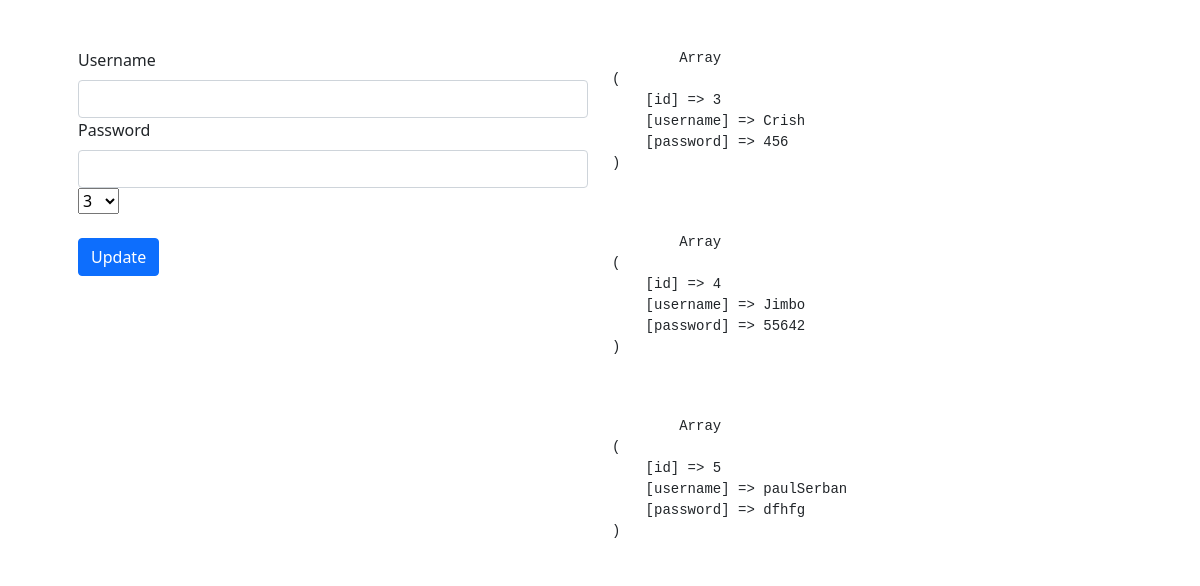
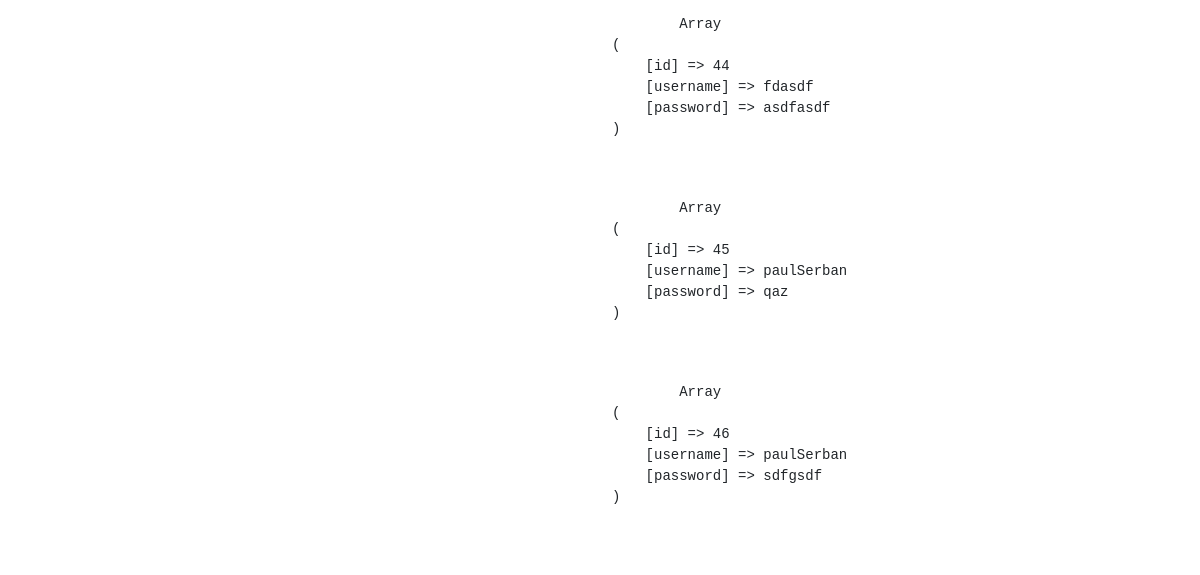
Page /php/src/pages/login_update.php on the earlier database version (2 pictures, top to bottom).
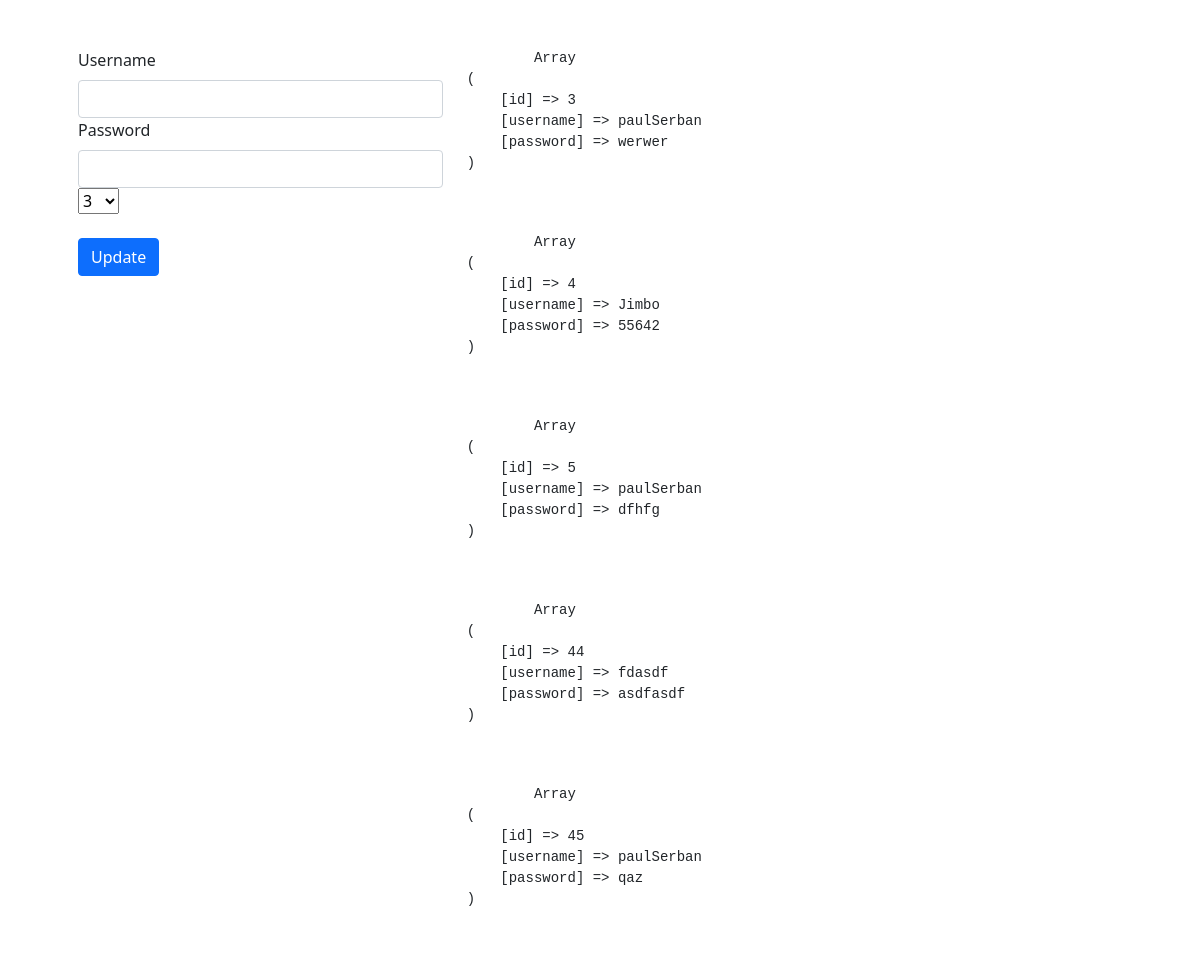
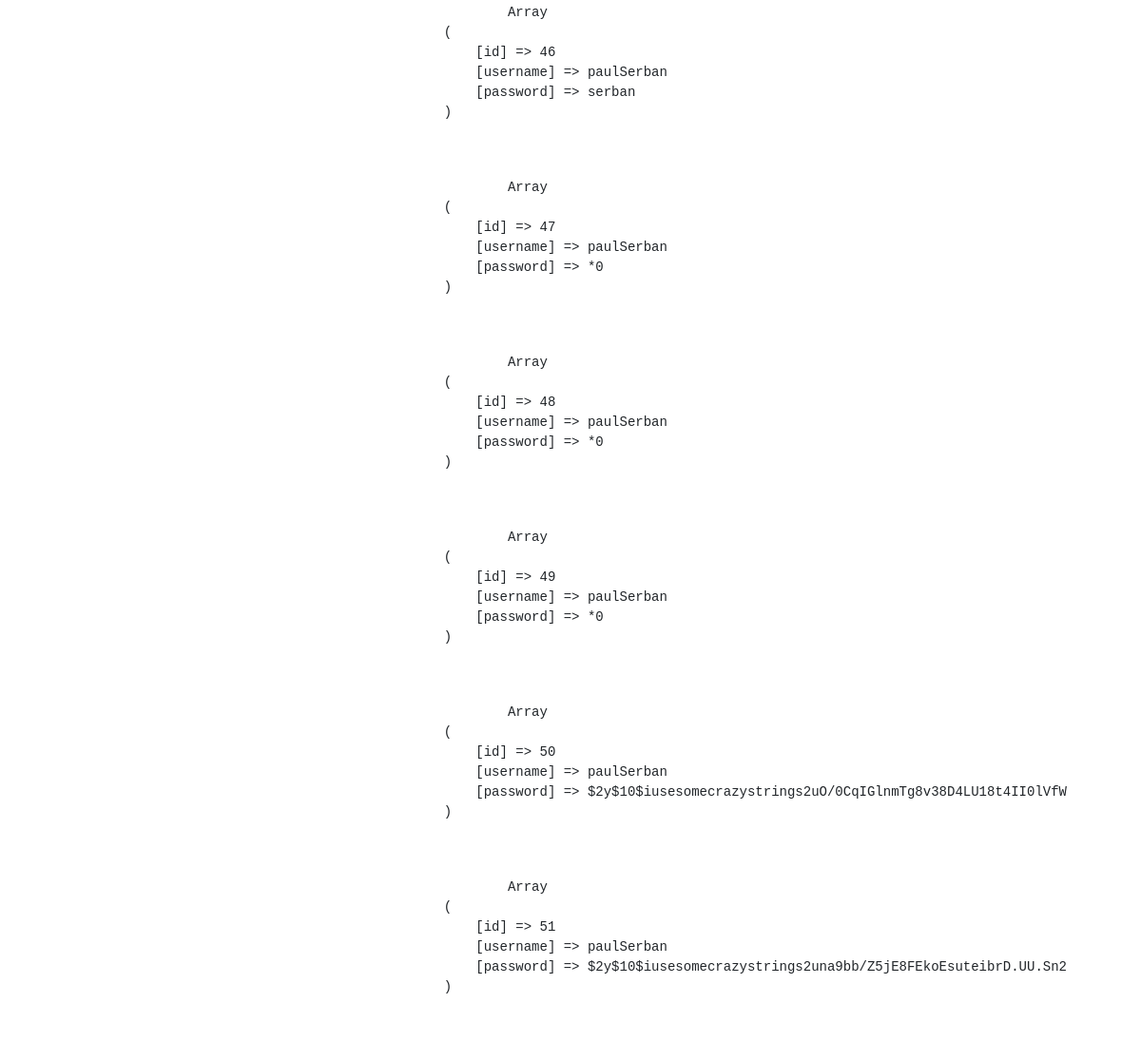
Same page on the later database version (2 pictures, top to bottom).
### tables this page shows
CREATE TABLE `users` (
  `id` int NOT NULL AUTO_INCREMENT,
  `username` varchar(32) NOT NULL,
  `password` varchar(200) NOT NULL,
  PRIMARY KEY (`id`)
);

### php/src/logic/functions.php (the view, shortened to what this page needs)
<?php
function getUsers($connection)
{
  $sql = "SELECT * FROM `users`";
  if ($result = $connection->query($sql)) {
    while ($row = $result->fetch_assoc()) {
?>
      <pre>
        <?php
        print_r($row);
        ?>
      </pre>
<?php
    }
  }
}
function showAllIds($connection)
{
  $sql = "SELECT * FROM users";
  if ($result = $connection->query($sql)) {
    while ($row = $result->fetch_assoc()) {
      $id = $row['id'];
      echo "<option value='" . $id . "'>" . $id . "</option>";
    }
  }
}

### php/src/structure/head.php (shortened to what this page needs)
<!DOCTYPE html>
<html lang="en">
<head>
  <link href="https://cdn.jsdelivr.net/npm/bootstrap@5.1.1/dist/css/bootstrap.min.css" rel="stylesheet"
>
</head>
<body>

### php/src/pages/login_update.php (shortened to what this page needs)
<?php
include '../logic/functions.php';
include "../structure/head.php";
setDatabaseConnection(); ?>
<div class='container p-5'>
  <div class='row'>
    <div class="col">
      <form action="login_update.php" method="post">
        <div class="form-group">
          <label class="form-label" for="username">Username</label>
          <input type="text" class="form-control" name="username">
        </div>
        <div class="form-group">
          <label class="form-label" for="password">Password</label>
          <input type="password" class="form-control" name="password">
        </div>
        <div class="form-group">
          <select name="id">
            <?php
            showAllIds($connection);
            ?>
          </select>
        </div>
        <br>
        <input class="btn btn-primary" type="submit" value="Update" name="submit">
      </form>
    </div>
    <div class="col">
    <?php
    getUsers($connection);
    ?>
    </div>
  </div>
</div>
</body>
</html>

Differences in the rows shown:
removed users: value "Array ( [id] => 3 [username] => Crish [password] => 456 )"
added users: value "Array ( [id] => 3 [username] => paulSerban [password] => werwer )"
changed users (number 6 of 11 on the later page): value "Array ( [id] => 46 [username] => paulSerban [password] => sdfgsdf )" → "Array ( [id] => 46 [username] => paulSerban [password] => serban )"
added users: value "Array ( [id] => 47 [username] => paulSerban [password] => *0 )"
added users: value "Array ( [id] => 48 [username] => paulSerban [password] => *0 )"
added users: value "Array ( [id] => 49 [username] => paulSerban [password] => *0 )"
added users: value "Array ( [id] => 50 [username] => paulSerban [password] => $2y$10$iusesomecrazystrings2uO/0CqIGlnmTg8v38D4LU18t4II0lVfW )"
added users: value "Array ( [id] => 51 [username] => paulSerban [password] => $2y$10$iusesomecrazystrings2una9bb/Z5jE8FEkoEsuteibrD.UU.Sn2 )"
